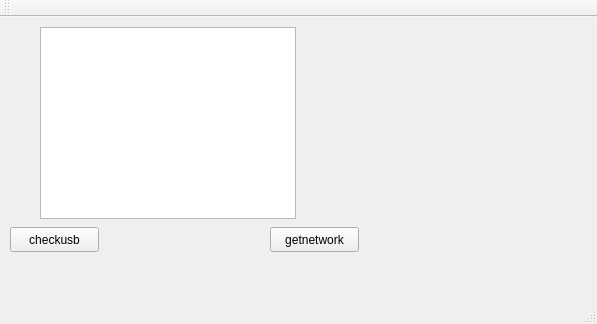
<?xml version="1.0" encoding="UTF-8"?>
<ui version="4.0">
 <class>MainWindow</class>
 <widget class="QMainWindow" name="MainWindow">
  <property name="geometry">
   <rect>
    <x>0</x>
    <y>0</y>
    <width>597</width>
    <height>324</height>
   </rect>
  </property>
  <property name="windowTitle">
   <string>MainWindow</string>
  </property>
  <widget class="QWidget" name="centralWidget">
   <widget class="QPushButton" name="checkButton">
    <property name="geometry">
     <rect>
      <x>10</x>
      <y>210</y>
      <width>89</width>
      <height>25</height>
     </rect>
    </property>
    <property name="text">
     <string>checkusb</string>
    </property>
   </widget>
   <widget class="QListWidget" name="listWidget">
    <property name="geometry">
     <rect>
      <x>40</x>
      <y>10</y>
      <width>256</width>
      <height>192</height>
     </rect>
    </property>
   </widget>
   <widget class="QPushButton" name="getnwtButton">
    <property name="geometry">
     <rect>
      <x>270</x>
      <y>210</y>
      <width>89</width>
      <height>25</height>
     </rect>
    </property>
    <property name="text">
     <string>getnetwork</string>
    </property>
   </widget>
  </widget>
  <widget class="QMenuBar" name="menuBar">
   <property name="geometry">
    <rect>
     <x>0</x>
     <y>0</y>
     <width>597</width>
     <height>22</height>
    </rect>
   </property>
  </widget>
  <widget class="QToolBar" name="mainToolBar">
   <attribute name="toolBarArea">
    <enum>TopToolBarArea</enum>
   </attribute>
   <attribute name="toolBarBreak">
    <bool>false</bool>
   </attribute>
  </widget>
  <widget class="QStatusBar" name="statusBar"/>
 </widget>
 <layoutdefault spacing="6" margin="11"/>
 <resources/>
 <connections/>
</ui>
